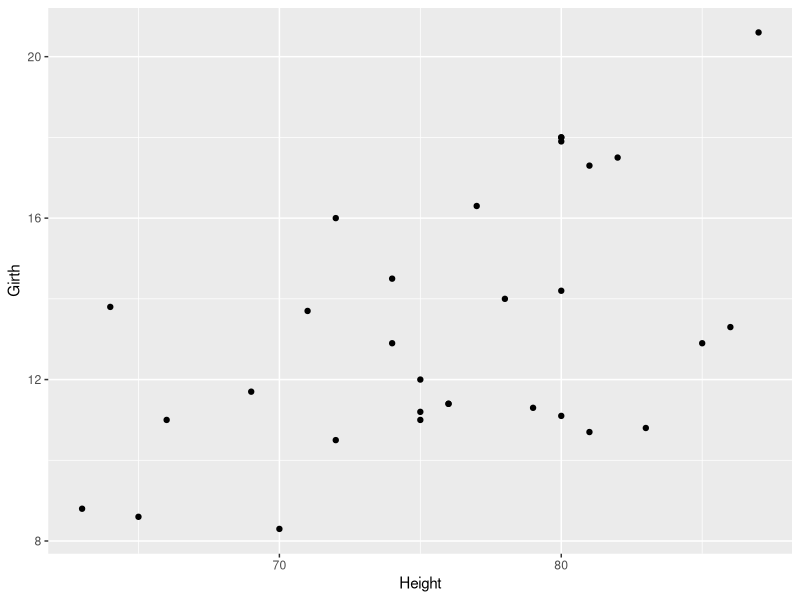

This figure's R source:
## ---- chunk 1
library(tidyverse)
## ---- chunk 2
data(trees)
?trees

### Plot 1
ggplot(data = trees, mapping = aes(x = 	Height, y = Girth)) +
geom_point()
## ---- chunk 3

